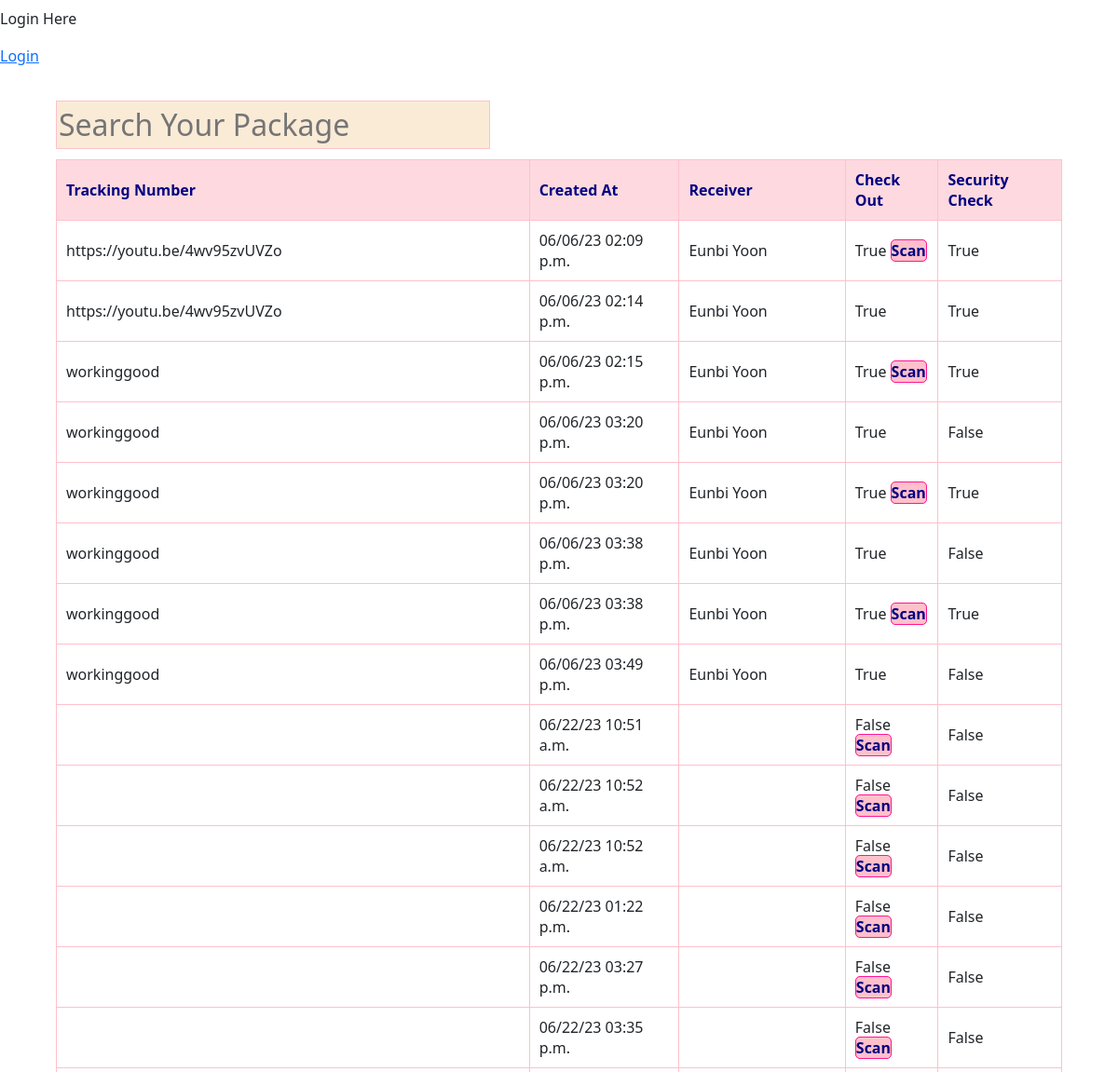
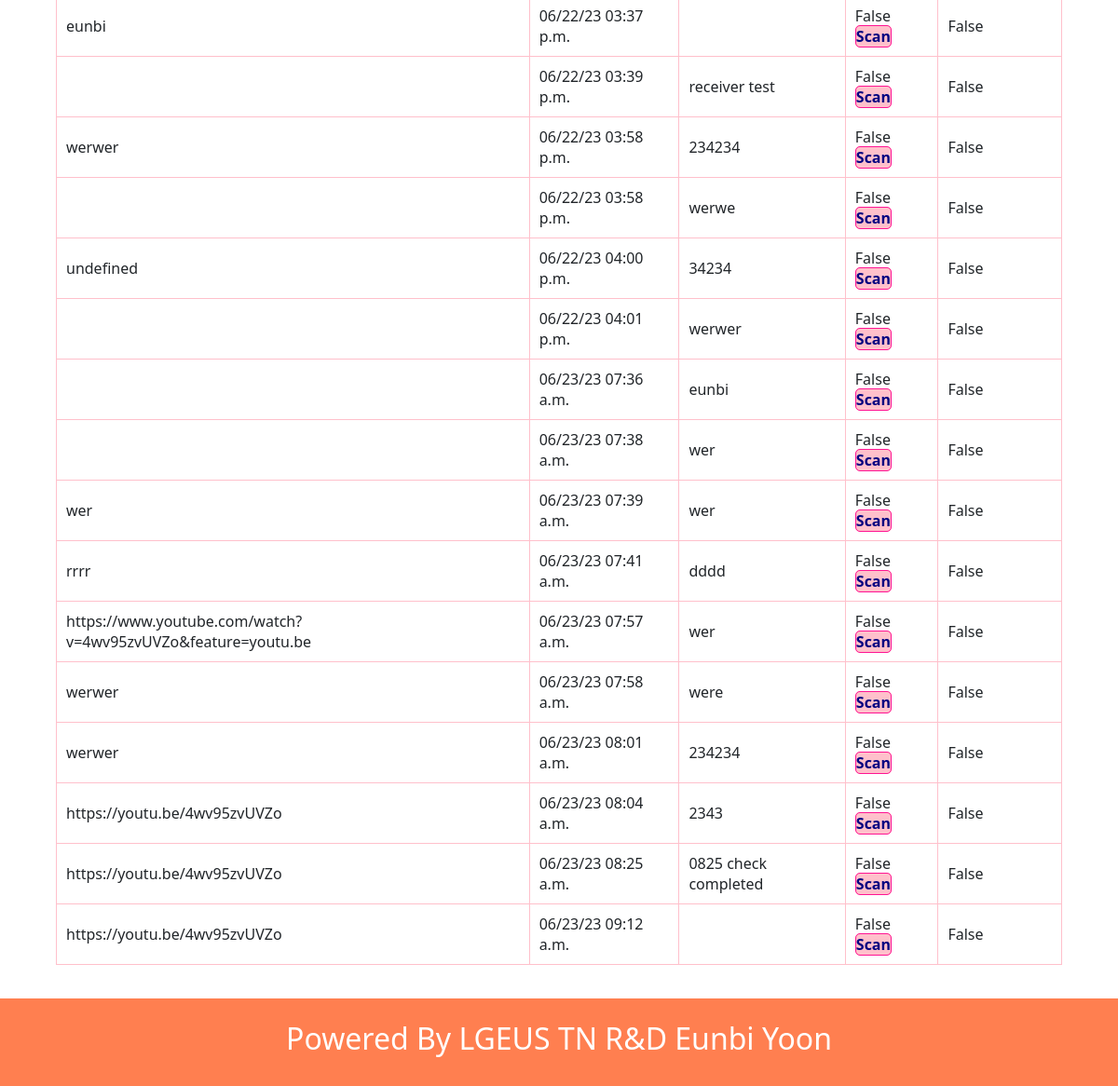
The app's page /search/, older data (2 pictures, top to bottom).
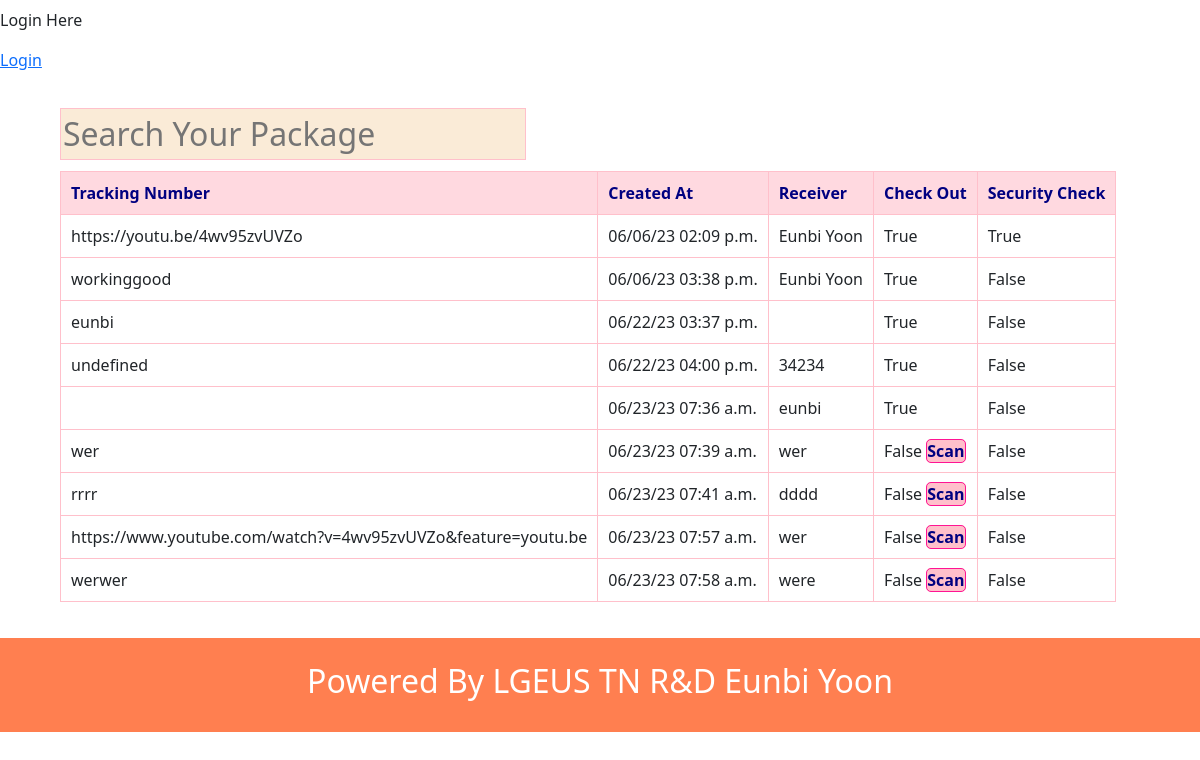
The same page, newer data.
### qrapp/models.py (models this page shows, shortened)
class QRCodeData(models.Model):
    code_data=models.CharField(max_length=255)
    created_at=models.DateTimeField(auto_now_add=True)
    receiver=models.CharField(max_length=255)
    check_out=models.BooleanField(default=False)
    admin_check=models.BooleanField(default=False)
    class Meta:
        verbose_name_plural='QR Scanning Data'

### qrapp/views.py (the view)
# urls.py: path('search/',searchView.as_view(), name='search_url'),
class searchView(ListView):
    template_name='search.html'
    context_object_name='item_list'
    def get_queryset(self):
        return QRCodeData.objects.all()

### qrapp/templates/search.html (shortened to what this page needs)
{% extends 'index.html' %}
{% block container %}
    <div class="search-detail">
        <input type="text" id="filterInput" placeholder="Search Your Package" oninput="filterTable()" required pattern="\S+.*" >
        <table id="myTable">
            <thead>
              <tr>
                <th>Tracking Number</th>
                <th>Created At</th>
                <th>Receiver</th>
                <th>Check Out</th>
                <th>Security Check</th>
              </tr>
            </thead>
            <tbody>
                {% for item in item_list %}
                    <tr>
                        <td>{{ item.code_data }}</td>
                        <td>{{ item.created_at|date:"m/d/y h:i a" }}</td>
                        <td>{{ item.receiver }}</td>
                        {% if item.check_out %}
                            <td>{{ item.check_out }}</td>
                        {% else %}
                            <td>
                                {{ item.admin_check }}
                                <a href="{% url 'checkout_url' %}">Scan</a>
                            </td>
                        {% endif %}
                        {% if item.admin_check %}
                            <td>{{ item.admin_check }}</td>
                        {% else %}
                            <td>
                                {{ item.admin_check }}
                            </td>
                        {% endif %}
                    </tr>
                {% endfor %}
            </tbody>
        </table>
    </div>
{% endblock %}

### qrapp/templates/index.html (shortened to what this page needs)
<html>
<head>
    {% load static %}
    <link rel="stylesheet" type="text/css" href="{% static 'css/style3.css' %}">
    <link href="https://cdn.jsdelivr.net/npm/bootstrap@5.3.0/dist/css/bootstrap.min.css" rel="stylesheet">
</head>
<body>
    <div class="top">
        <div class="container">
        </div>
        <div class="navigator">
          <div class="user-banner">
            {% if user.is_authenticated %}
              <p>Hello, {{user.username}}</p>
              <a href="{% url 'logout_url' %}">Logout</a>
            {% else %}
              <p>Login Here</p>
              <a href="{% url 'login_url' %}">Login</a>
            {% endif %}
          </div>
        </div>
    </div>
    {% block container %}{% endblock %}
    <div class="foot">
        <h2>Powered By LGEUS TN R&D Eunbi Yoon</h2>
    </div>
</body>
</html>

### statics/css/style3.css (style rules this page uses)
body { font-family:'Nexa', sans-serif; margin:0; }
.container { width: 100%; display: grid; grid-template-rows: 85% 85% 85% 85% 10%; text-align: center; }
.foot { grid-row:5; color:white; background-color: coral; flex-direction: column; align-items: center; justify-content: center; padding:2%; text-align: center; }
.search-detail { width:90%; margin:3% auto; }
.search-detail input { margin-bottom:1%; border:1px solid pink; font-size:2rem; color:rgb(255, 115, 138); background-color:antiquewhite; }
.search-detail table, .search-detail tr, .search-detail th, .search-detail td { border:1px solid pink; border-collapse: collapse; padding:10px; }
.search-detail table th { background-color: rgba(255, 192, 203, 0.596); color:navy; }
.search-detail a { background-color: pink; color:navy; border-radius:5px; border: 1px solid deeppink; font-weight:600; text-decoration: none; }

Row changes from the older to the newer data that the page shows:
removed QRCodeData: code_data "https://youtu.be/4wv95zvUVZo", created_at "06/06/23 02:14 p.m.", receiver "Eunbi Yoon", check_out "True", admin_check "True"
removed QRCodeData: code_data "workinggood", created_at "06/06/23 02:15 p.m.", receiver "Eunbi Yoon", admin_check "True"
removed QRCodeData: code_data "workinggood", created_at "06/06/23 03:20 p.m.", receiver "Eunbi Yoon", check_out "True", admin_check "False"
removed QRCodeData: code_data "workinggood", created_at "06/06/23 03:20 p.m.", receiver "Eunbi Yoon", admin_check "True"
removed QRCodeData: code_data "workinggood", created_at "06/06/23 03:38 p.m.", receiver "Eunbi Yoon", admin_check "True"
removed QRCodeData: code_data "workinggood", created_at "06/06/23 03:49 p.m.", receiver "Eunbi Yoon", check_out "True", admin_check "False"
removed QRCodeData: created_at "06/22/23 10:51 a.m.", admin_check "False"
removed QRCodeData: created_at "06/22/23 10:52 a.m.", admin_check "False"
removed QRCodeData: created_at "06/22/23 10:52 a.m.", admin_check "False"
removed QRCodeData: created_at "06/22/23 01:22 p.m.", admin_check "False"
removed QRCodeData: created_at "06/22/23 03:27 p.m.", admin_check "False"
removed QRCodeData: created_at "06/22/23 03:35 p.m.", admin_check "False"
removed QRCodeData: created_at "06/22/23 03:39 p.m.", receiver "receiver test", admin_check "False"
removed QRCodeData: code_data "werwer", created_at "06/22/23 03:58 p.m.", receiver "234234", admin_check "False"
removed QRCodeData: created_at "06/22/23 03:58 p.m.", receiver "werwe", admin_check "False"
removed QRCodeData: created_at "06/22/23 04:01 p.m.", receiver "werwer", admin_check "False"
removed QRCodeData: created_at "06/23/23 07:38 a.m.", receiver "wer", admin_check "False"
removed QRCodeData: code_data "werwer", created_at "06/23/23 08:01 a.m.", receiver "234234", admin_check "False"
removed QRCodeData: code_data "https://youtu.be/4wv95zvUVZo", created_at "06/23/23 08:04 a.m.", receiver "2343", admin_check "False"
removed QRCodeData: code_data "https://youtu.be/4wv95zvUVZo", created_at "06/23/23 08:25 a.m.", receiver "0825 check completed", admin_check "False"
removed QRCodeData: code_data "https://youtu.be/4wv95zvUVZo", created_at "06/23/23 09:12 a.m.", admin_check "False"
changed QRCodeData "https://youtu.be/4wv95zvUVZo": check_out (not shown) → "True"; admin_check "True" → (not shown)
changed QRCodeData (number 3 of 9 on the later page): check_out (not shown) → "True"; admin_check "False" → (not shown)
changed QRCodeData "undefined": check_out (not shown) → "True"; admin_check "False" → (not shown)
changed QRCodeData (number 5 of 9 on the later page): check_out (not shown) → "True"; admin_check "False" → (not shown)
